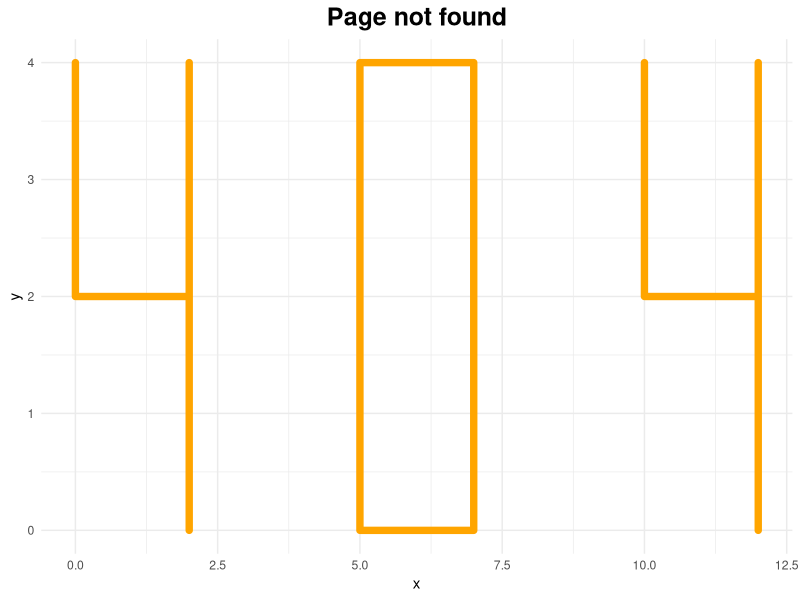

Recreate this plot in R.
## ---- chunk 1
#| echo: false
#| warning: false
library(ggplot2)

# Coords
number_data <- data.frame(
  x = c(0, 0, 2, 2, 2, NA, # 4
        5, 7, 7, 5, 5, NA, # 0
        10, 10, 12, 12, 12), # 4
  y = c(4, 2, 2, 4, 0, NA, # 4
        0, 0, 4, 4, 0, NA,  # 0
        4, 2, 2, 4, 0), # 4
  group = rep(c("4", "0", "4"), times = c(6, 6, 5))
)

ggplot(number_data, aes(x, y, group = group)) +
  geom_path(size = 2.5, color = "orange", lineend = "round") +  
  theme_minimal() +
  theme(
    plot.title = element_text(size = 18, face = "bold", hjust = 0.5)
  ) +
  labs(title = "Page not found")
